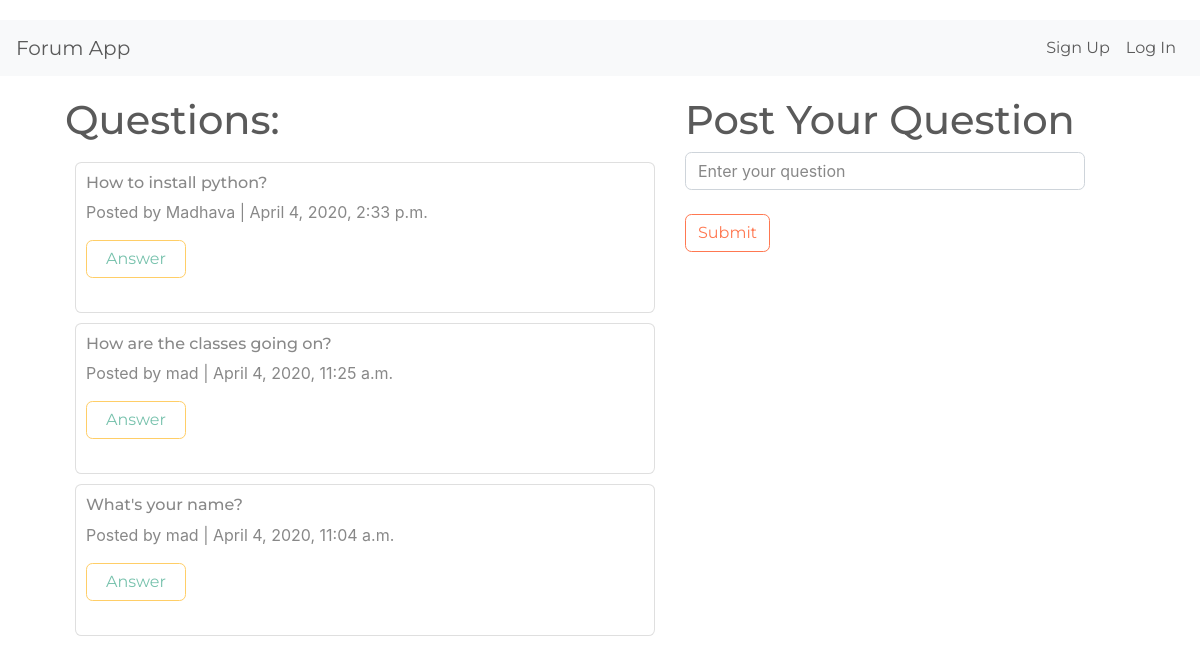
/questions/, run on an earlier commit of the app's database.
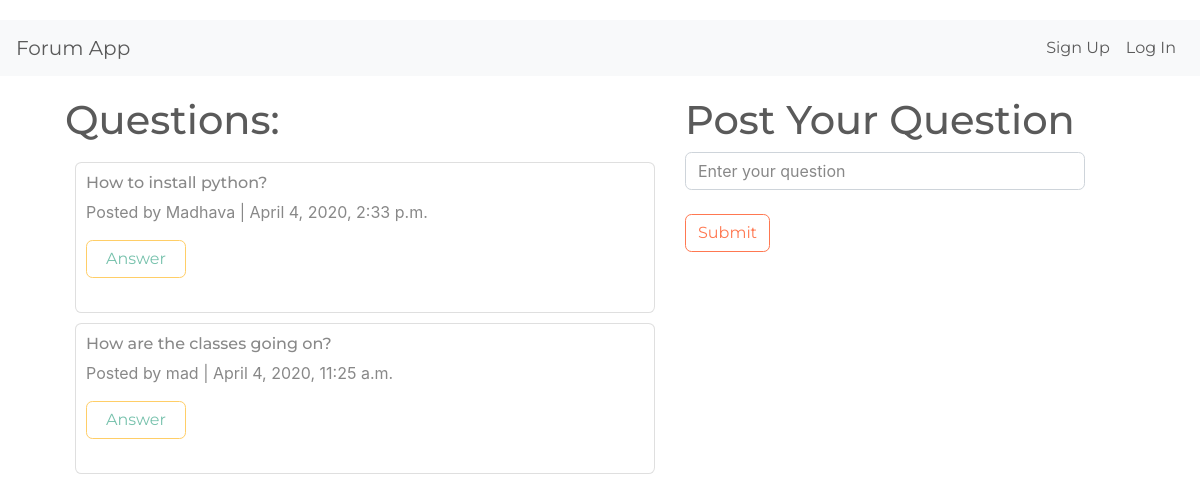
And on a later commit of the database.
### forum/models.py (models this page shows)
class Question(models.Model):
    author=models.ForeignKey(User,on_delete=models.CASCADE,null=True,blank=True)
    question=models.CharField(max_length=200)
    timestamp=models.DateTimeField(auto_now=True)

### forum/views.py (the view)
# urls.py: path('questions/',questions),
def questions(request):
    all_question=Question.objects.all().order_by("-timestamp")
    if request.method=="POST":
        qstn=request.POST["question"]
        user=request.user
        quest=Question.objects.create(question=qstn,author=user)
        return redirect("/dashboard/")
    return render(request,"question.html",{"question":all_question})

### forum/templates/question.html (shortened to what this page needs)
{% extends 'base.html' %}
{% block body %}
<div class="container" style="display: flex;">
<div style="width: 600px;margin-right: 20px;">
    <h1>Questions:</h1>
    <div  style="padding:10px">
    {% for q in question %}
        <div class="card" style="padding: 10px; margin-bottom: 10px;">
            <div style="display: flex; justify-content: space-between;">
            <h6>{{q.question}}</h6>
        </div>
            <p>Posted by {{q.author}} | {{q.timestamp}}</p>
            <button class="btn btn-outline-warning" style="width: 100px;"><a href="/discussion/{{q.id}}/" style="text-decoration: none;">Answer</a></button><br>
        </div>
    {% endfor %}
    </div>
</div style="width:300px;">
<div>
    <h1>Post Your Question</h1>
    <form action="/questions/" method="post" class="form-group">
        <input type="text" name="question" class="form-control" placeholder="Enter your question" style="width: 400px;">
        <br>
        <button type="submit" class="btn btn-outline-danger">Submit</button>
    </form>
</div>
</div>
{% endblock %}

What changed in the data, as far as the page shows it:
removed Question: question "What's your name?", author "mad", timestamp "April 4, 2020, 11:04 a.m."
